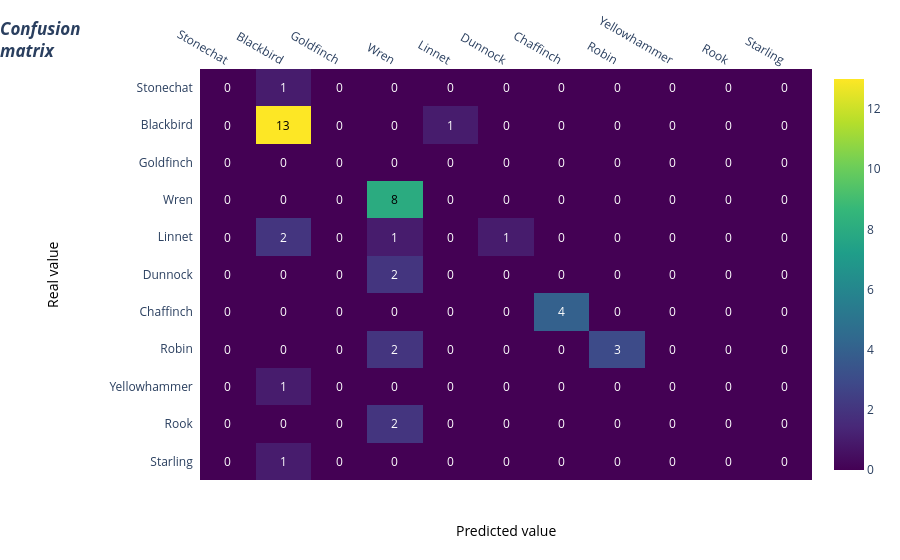

Notebook cell for this chart:
### Code cell
fig

### Figure 1 — Plotly figure (JSON) as saved in the notebook; plotly's stock layout.template omitted (floating-point values rounded to 4 significant figures)
{"data": [{"colorscale": [[0, "#440154"], [0.1111, "#482878"], [0.2222, "#3e4989"], [0.3333, "#31688e"], [0.4444, "#26828e"], [0.5556, "#1f9e89"], [0.6667, "#35b779"], [0.7778, "#6ece58"], [0.8889, "#b5de2b"], [1, "#fde725"]], "reversescale": false, "showscale": true, "type": "heatmap", "x": ["Stonechat", "Blackbird", "Goldfinch", "Wren", "Linnet", "Dunnock", "Chaffinch", "Robin", "Yellowhammer", "Rook", "Starling"], "y": ["Stonechat", "Blackbird", "Goldfinch", "Wren", "Linnet", "Dunnock", "Chaffinch", "Robin", "Yellowhammer", "Rook", "Starling"], "z": [[0, 1, 0, 0, 0, 0, 0, 0, 0, 0, 0], [0, 13, 0, 0, 1, 0, 0, 0, 0, 0, 0], [0, 0, 0, 0, 0, 0, 0, 0, 0, 0, 0], [0, 0, 0, 8, 0, 0, 0, 0, 0, 0, 0], [0, 2, 0, 1, 0, 1, 0, 0, 0, 0, 0], [0, 0, 0, 2, 0, 0, 0, 0, 0, 0, 0], [0, 0, 0, 0, 0, 0, 4, 0, 0, 0, 0], [0, 0, 0, 2, 0, 0, 0, 3, 0, 0, 0], [0, 1, 0, 0, 0, 0, 0, 0, 0, 0, 0], [0, 0, 0, 2, 0, 0, 0, 0, 0, 0, 0], [0, 1, 0, 0, 0, 0, 0, 0, 0, 0, 0]]}], "layout": {"annotations": [{"font": {"color": "#FFFFFF"}, "showarrow": false, "text": "0", "x": "Stonechat", "xref": "x", "y": "Stonechat", "yref": "y"}, {"font": {"color": "#FFFFFF"}, "showarrow": false, "text": "1", "x": "Blackbird", "xref": "x", "y": "Stonechat", "yref": "y"}, {"font": {"color": "#FFFFFF"}, "showarrow": false, "text": "0", "x": "Goldfinch", "xref": "x", "y": "Stonechat", "yref": "y"}, {"font": {"color": "#FFFFFF"}, "showarrow": false, "text": "0", "x": "Wren", "xref": "x", "y": "Stonechat", "yref": "y"}, {"font": {"color": "#FFFFFF"}, "showarrow": false, "text": "0", "x": "Linnet", "xref": "x", "y": "Stonechat", "yref": "y"}, {"font": {"color": "#FFFFFF"}, "showarrow": false, "text": "0", "x": "Dunnock", "xref": "x", "y": "Stonechat", "yref": "y"}, {"font": {"color": "#FFFFFF"}, "showarrow": false, "text": "0", "x": "Chaffinch", "xref": "x", "y": "Stonechat", "yref": "y"}, {"font": {"color": "#FFFFFF"}, "showarrow": false, "text": "0", "x": "Robin", "xref": "x", "y": "Stonechat", "yref": "y"}, {"font": {"color": "#FFFFFF"}, "showarrow": false, "text": "0", "x": "Yellowhammer", "xref": "x", "y": "Stonechat", "yref": "y"}, {"font": {"color": "#FFFFFF"}, "showarrow": false, "text": "0", "x": "Rook", "xref": "x", "y": "Stonechat", "yref": "y"}, {"font": {"color": "#FFFFFF"}, "showarrow": false, "text": "0", "x": "Starling", "xref": "x", "y": "Stonechat", "yref": "y"}, {"font": {"color": "#FFFFFF"}, "showarrow": false, "text": "0", "x": "Stonechat", "xref": "x", "y": "Blackbird", "yref": "y"}, {"font": {"color": "#000000"}, "showarrow": false, "text": "13", "x": "Blackbird", "xref": "x", "y": "Blackbird", "yref": "y"}, {"font": {"color": "#FFFFFF"}, "showarrow": false, "text": "0", "x": "Goldfinch", "xref": "x", "y": "Blackbird", "yref": "y"}, {"font": {"color": "#FFFFFF"}, "showarrow": false, "text": "0", "x": "Wren", "xref": "x", "y": "Blackbird", "yref": "y"}, {"font": {"color": "#FFFFFF"}, "showarrow": false, "text": "1", "x": "Linnet", "xref": "x", "y": "Blackbird", "yref": "y"}, {"font": {"color": "#FFFFFF"}, "showarrow": false, "text": "0", "x": "Dunnock", "xref": "x", "y": "Blackbird", "yref": "y"}, {"font": {"color": "#FFFFFF"}, "showarrow": false, "text": "0", "x": "Chaffinch", "xref": "x", "y": "Blackbird", "yref": "y"}, {"font": {"color": "#FFFFFF"}, "showarrow": false, "text": "0", "x": "Robin", "xref": "x", "y": "Blackbird", "yref": "y"}, {"font": {"color": "#FFFFFF"}, "showarrow": false, "text": "0", "x": "Yellowhammer", "xref": "x", "y": "Blackbird", "yref": "y"}, {"font": {"color": "#FFFFFF"}, "showarrow": false, "text": "0", "x": "Rook", "xref": "x", "y": "Blackbird", "yref": "y"}, {"font": {"color": "#FFFFFF"}, "showarrow": false, "text": "0", "x": "Starling", "xref": "x", "y": "Blackbird", "yref": "y"}, {"font": {"color": "#FFFFFF"}, "showarrow": false, "text": "0", "x": "Stonechat", "xref": "x", "y": "Goldfinch", "yref": "y"}, {"font": {"color": "#FFFFFF"}, "showarrow": false, "text": "0", "x": "Blackbird", "xref": "x", "y": "Goldfinch", "yref": "y"}, {"font": {"color": "#FFFFFF"}, "showarrow": false, "text": "0", "x": "Goldfinch", "xref": "x", "y": "Goldfinch", "yref": "y"}, {"font": {"color": "#FFFFFF"}, "showarrow": false, "text": "0", "x": "Wren", "xref": "x", "y": "Goldfinch", "yref": "y"}, {"font": {"color": "#FFFFFF"}, "showarrow": false, "text": "0", "x": "Linnet", "xref": "x", "y": "Goldfinch", "yref": "y"}, {"font": {"color": "#FFFFFF"}, "showarrow": false, "text": "0", "x": "Dunnock", "xref": "x", "y": "Goldfinch", "yref": "y"}, {"font": {"color": "#FFFFFF"}, "showarrow": false, "text": "0", "x": "Chaffinch", "xref": "x", "y": "Goldfinch", "yref": "y"}, {"font": {"color": "#FFFFFF"}, "showarrow": false, "text": "0", "x": "Robin", "xref": "x", "y": "Goldfinch", "yref": "y"}, {"font": {"color": "#FFFFFF"}, "showarrow": false, "text": "0", "x": "Yellowhammer", "xref": "x", "y": "Goldfinch", "yref": "y"}, {"font": {"color": "#FFFFFF"}, "showarrow": false, "text": "0", "x": "Rook", "xref": "x", "y": "Goldfinch", "yref": "y"}, {"font": {"color": "#FFFFFF"}, "showarrow": false, "text": "0", "x": "Starling", "xref": "x", "y": "Goldfinch", "yref": "y"}, {"font": {"color": "#FFFFFF"}, "showarrow": false, "text": "0", "x": "Stonechat", "xref": "x", "y": "Wren", "yref": "y"}, {"font": {"color": "#FFFFFF"}, "showarrow": false, "text": "0", "x": "Blackbird", "xref": "x", "y": "Wren", "yref": "y"}, {"font": {"color": "#FFFFFF"}, "showarrow": false, "text": "0", "x": "Goldfinch", "xref": "x", "y": "Wren", "yref": "y"}, {"font": {"color": "#000000"}, "showarrow": false, "text": "8", "x": "Wren", "xref": "x", "y": "Wren", "yref": "y"}, {"font": {"color": "#FFFFFF"}, "showarrow": false, "text": "0", "x": "Linnet", "xref": "x", "y": "Wren", "yref": "y"}, {"font": {"color": "#FFFFFF"}, "showarrow": false, "text": "0", "x": "Dunnock", "xref": "x", "y": "Wren", "yref": "y"}, {"font": {"color": "#FFFFFF"}, "showarrow": false, "text": "0", "x": "Chaffinch", "xref": "x", "y": "Wren", "yref": "y"}, {"font": {"color": "#FFFFFF"}, "showarrow": false, "text": "0", "x": "Robin", "xref": "x", "y": "Wren", "yref": "y"}, {"font": {"color": "#FFFFFF"}, "showarrow": false, "text": "0", "x": "Yellowhammer", "xref": "x", "y": "Wren", "yref": "y"}, {"font": {"color": "#FFFFFF"}, "showarrow": false, "text": "0", "x": "Rook", "xref": "x", "y": "Wren", "yref": "y"}, {"font": {"color": "#FFFFFF"}, "showarrow": false, "text": "0", "x": "Starling", "xref": "x", "y": "Wren", "yref": "y"}, {"font": {"color": "#FFFFFF"}, "showarrow": false, "text": "0", "x": "Stonechat", "xref": "x", "y": "Linnet", "yref": "y"}, {"font": {"color": "#FFFFFF"}, "showarrow": false, "text": "2", "x": "Blackbird", "xref": "x", "y": "Linnet", "yref": "y"}, {"font": {"color": "#FFFFFF"}, "showarrow": false, "text": "0", "x": "Goldfinch", "xref": "x", "y": "Linnet", "yref": "y"}, {"font": {"color": "#FFFFFF"}, "showarrow": false, "text": "1", "x": "Wren", "xref": "x", "y": "Linnet", "yref": "y"}, {"font": {"color": "#FFFFFF"}, "showarrow": false, "text": "0", "x": "Linnet", "xref": "x", "y": "Linnet", "yref": "y"}, {"font": {"color": "#FFFFFF"}, "showarrow": false, "text": "1", "x": "Dunnock", "xref": "x", "y": "Linnet", "yref": "y"}, {"font": {"color": "#FFFFFF"}, "showarrow": false, "text": "0", "x": "Chaffinch", "xref": "x", "y": "Linnet", "yref": "y"}, {"font": {"color": "#FFFFFF"}, "showarrow": false, "text": "0", "x": "Robin", "xref": "x", "y": "Linnet", "yref": "y"}, {"font": {"color": "#FFFFFF"}, "showarrow": false, "text": "0", "x": "Yellowhammer", "xref": "x", "y": "Linnet", "yref": "y"}, {"font": {"color": "#FFFFFF"}, "showarrow": false, "text": "0", "x": "Rook", "xref": "x", "y": "Linnet", "yref": "y"}, {"font": {"color": "#FFFFFF"}, "showarrow": false, "text": "0", "x": "Starling", "xref": "x", "y": "Linnet", "yref": "y"}, {"font": {"color": "#FFFFFF"}, "showarrow": false, "text": "0", "x": "Stonechat", "xref": "x", "y": "Dunnock", "yref": "y"}, {"font": {"color": "#FFFFFF"}, "showarrow": false, "text": "0", "x": "Blackbird", "xref": "x", "y": "Dunnock", "yref": "y"}, {"font": {"color": "#FFFFFF"}, "showarrow": false, "text": "0", "x": "Goldfinch", "xref": "x", "y": "Dunnock", "yref": "y"}, {"font": {"color": "#FFFFFF"}, "showarrow": false, "text": "2", "x": "Wren", "xref": "x", "y": "Dunnock", "yref": "y"}, {"font": {"color": "#FFFFFF"}, "showarrow": false, "text": "0", "x": "Linnet", "xref": "x", "y": "Dunnock", "yref": "y"}, {"font": {"color": "#FFFFFF"}, "showarrow": false, "text": "0", "x": "Dunnock", "xref": "x", "y": "Dunnock", "yref": "y"}, {"font": {"color": "#FFFFFF"}, "showarrow": false, "text": "0", "x": "Chaffinch", "xref": "x", "y": "Dunnock", "yref": "y"}, {"font": {"color": "#FFFFFF"}, "showarrow": false, "text": "0", "x": "Robin", "xref": "x", "y": "Dunnock", "yref": "y"}, {"font": {"color": "#FFFFFF"}, "showarrow": false, "text": "0", "x": "Yellowhammer", "xref": "x", "y": "Dunnock", "yref": "y"}, {"font": {"color": "#FFFFFF"}, "showarrow": false, "text": "0", "x": "Rook", "xref": "x", "y": "Dunnock", "yref": "y"}, {"font": {"color": "#FFFFFF"}, "showarrow": false, "text": "0", "x": "Starling", "xref": "x", "y": "Dunnock", "yref": "y"}, {"font": {"color": "#FFFFFF"}, "showarrow": false, "text": "0", "x": "Stonechat", "xref": "x", "y": "Chaffinch", "yref": "y"}, {"font": {"color": "#FFFFFF"}, "showarrow": false, "text": "0", "x": "Blackbird", "xref": "x", "y": "Chaffinch", "yref": "y"}, {"font": {"color": "#FFFFFF"}, "showarrow": false, "text": "0", "x": "Goldfinch", "xref": "x", "y": "Chaffinch", "yref": "y"}, {"font": {"color": "#FFFFFF"}, "showarrow": false, "text": "0", "x": "Wren", "xref": "x", "y": "Chaffinch", "yref": "y"}, {"font": {"color": "#FFFFFF"}, "showarrow": false, "text": "0", "x": "Linnet", "xref": "x", "y": "Chaffinch", "yref": "y"}, {"font": {"color": "#FFFFFF"}, "showarrow": false, "text": "0", "x": "Dunnock", "xref": "x", "y": "Chaffinch", "yref": "y"}, {"font": {"color": "#FFFFFF"}, "showarrow": false, "text": "4", "x": "Chaffinch", "xref": "x", "y": "Chaffinch", "yref": "y"}, {"font": {"color": "#FFFFFF"}, "showarrow": false, "text": "0", "x": "Robin", "xref": "x", "y": "Chaffinch", "yref": "y"}, {"font": {"color": "#FFFFFF"}, "showarrow": false, "text": "0", "x": "Yellowhammer", "xref": "x", "y": "Chaffinch", "yref": "y"}, {"font": {"color": "#FFFFFF"}, "showarrow": false, "text": "0", "x": "Rook", "xref": "x", "y": "Chaffinch", "yref": "y"}, {"font": {"color": "#FFFFFF"}, "showarrow": false, "text": "0", "x": "Starling", "xref": "x", "y": "Chaffinch", "yref": "y"}, {"font": {"color": "#FFFFFF"}, "showarrow": false, "text": "0", "x": "Stonechat", "xref": "x", "y": "Robin", "yref": "y"}, {"font": {"color": "#FFFFFF"}, "showarrow": false, "text": "0", "x": "Blackbird", "xref": "x", "y": "Robin", "yref": "y"}, {"font": {"color": "#FFFFFF"}, "showarrow": false, "text": "0", "x": "Goldfinch", "xref": "x", "y": "Robin", "yref": "y"}, {"font": {"color": "#FFFFFF"}, "showarrow": false, "text": "2", "x": "Wren", "xref": "x", "y": "Robin", "yref": "y"}, {"font": {"color": "#FFFFFF"}, "showarrow": false, "text": "0", "x": "Linnet", "xref": "x", "y": "Robin", "yref": "y"}, {"font": {"color": "#FFFFFF"}, "showarrow": false, "text": "0", "x": "Dunnock", "xref": "x", "y": "Robin", "yref": "y"}, {"font": {"color": "#FFFFFF"}, "showarrow": false, "text": "0", "x": "Chaffinch", "xref": "x", "y": "Robin", "yref": "y"}, {"font": {"color": "#FFFFFF"}, "showarrow": false, "text": "3", "x": "Robin", "xref": "x", "y": "Robin", "yref": "y"}, {"font": {"color": "#FFFFFF"}, "showarrow": false, "text": "0", "x": "Yellowhammer", "xref": "x", "y": "Robin", "yref": "y"}, {"font": {"color": "#FFFFFF"}, "showarrow": false, "text": "0", "x": "Rook", "xref": "x", "y": "Robin", "yref": "y"}, {"font": {"color": "#FFFFFF"}, "showarrow": false, "text": "0", "x": "Starling", "xref": "x", "y": "Robin", "yref": "y"}, {"font": {"color": "#FFFFFF"}, "showarrow": false, "text": "0", "x": "Stonechat", "xref": "x", "y": "Yellowhammer", "yref": "y"}, {"font": {"color": "#FFFFFF"}, "showarrow": false, "text": "1", "x": "Blackbird", "xref": "x", "y": "Yellowhammer", "yref": "y"}, {"font": {"color": "#FFFFFF"}, "showarrow": false, "text": "0", "x": "Goldfinch", "xref": "x", "y": "Yellowhammer", "yref": "y"}, {"font": {"color": "#FFFFFF"}, "showarrow": false, "text": "0", "x": "Wren", "xref": "x", "y": "Yellowhammer", "yref": "y"}, {"font": {"color": "#FFFFFF"}, "showarrow": false, "text": "0", "x": "Linnet", "xref": "x", "y": "Yellowhammer", "yref": "y"}, {"font": {"color": "#FFFFFF"}, "showarrow": false, "text": "0", "x": "Dunnock", "xref": "x", "y": "Yellowhammer", "yref": "y"}, {"font": {"color": "#FFFFFF"}, "showarrow": false, "text": "0", "x": "Chaffinch", "xref": "x", "y": "Yellowhammer", "yref": "y"}, {"font": {"color": "#FFFFFF"}, "showarrow": false, "text": "0", "x": "Robin", "xref": "x", "y": "Yellowhammer", "yref": "y"}, {"font": {"color": "#FFFFFF"}, "showarrow": false, "text": "0", "x": "Yellowhammer", "xref": "x", "y": "Yellowhammer", "yref": "y"}, {"font": {"color": "#FFFFFF"}, "showarrow": false, "text": "0", "x": "Rook", "xref": "x", "y": "Yellowhammer", "yref": "y"}, {"font": {"color": "#FFFFFF"}, "showarrow": false, "text": "0", "x": "Starling", "xref": "x", "y": "Yellowhammer", "yref": "y"}, {"font": {"color": "#FFFFFF"}, "showarrow": false, "text": "0", "x": "Stonechat", "xref": "x", "y": "Rook", "yref": "y"}, {"font": {"color": "#FFFFFF"}, "showarrow": false, "text": "0", "x": "Blackbird", "xref": "x", "y": "Rook", "yref": "y"}, {"font": {"color": "#FFFFFF"}, "showarrow": false, "text": "0", "x": "Goldfinch", "xref": "x", "y": "Rook", "yref": "y"}, {"font": {"color": "#FFFFFF"}, "showarrow": false, "text": "2", "x": "Wren", "xref": "x", "y": "Rook", "yref": "y"}, {"font": {"color": "#FFFFFF"}, "showarrow": false, "text": "0", "x": "Linnet", "xref": "x", "y": "Rook", "yref": "y"}, {"font": {"color": "#FFFFFF"}, "showarrow": false, "text": "0", "x": "Dunnock", "xref": "x", "y": "Rook", "yref": "y"}, {"font": {"color": "#FFFFFF"}, "showarrow": false, "text": "0", "x": "Chaffinch", "xref": "x", "y": "Rook", "yref": "y"}, {"font": {"color": "#FFFFFF"}, "showarrow": false, "text": "0", "x": "Robin", "xref": "x", "y": "Rook", "yref": "y"}, {"font": {"color": "#FFFFFF"}, "showarrow": false, "text": "0", "x": "Yellowhammer", "xref": "x", "y": "Rook", "yref": "y"}, {"font": {"color": "#FFFFFF"}, "showarrow": false, "text": "0", "x": "Rook", "xref": "x", "y": "Rook", "yref": "y"}, {"font": {"color": "#FFFFFF"}, "showarrow": false, "text": "0", "x": "Starling", "xref": "x", "y": "Rook", "yref": "y"}, {"font": {"color": "#FFFFFF"}, "showarrow": false, "text": "0", "x": "Stonechat", "xref": "x", "y": "Starling", "yref": "y"}, {"font": {"color": "#FFFFFF"}, "showarrow": false, "text": "1", "x": "Blackbird", "xref": "x", "y": "Starling", "yref": "y"}, {"font": {"color": "#FFFFFF"}, "showarrow": false, "text": "0", "x": "Goldfinch", "xref": "x", "y": "Starling", "yref": "y"}, {"font": {"color": "#FFFFFF"}, "showarrow": false, "text": "0", "x": "Wren", "xref": "x", "y": "Starling", "yref": "y"}, {"font": {"color": "#FFFFFF"}, "showarrow": false, "text": "0", "x": "Linnet", "xref": "x", "y": "Starling", "yref": "y"}, {"font": {"color": "#FFFFFF"}, "showarrow": false, "text": "0", "x": "Dunnock", "xref": "x", "y": "Starling", "yref": "y"}, {"font": {"color": "#FFFFFF"}, "showarrow": false, "text": "0", "x": "Chaffinch", "xref": "x", "y": "Starling", "yref": "y"}, {"font": {"color": "#FFFFFF"}, "showarrow": false, "text": "0", "x": "Robin", "xref": "x", "y": "Starling", "yref": "y"}, {"font": {"color": "#FFFFFF"}, "showarrow": false, "text": "0", "x": "Yellowhammer", "xref": "x", "y": "Starling", "yref": "y"}, {"font": {"color": "#FFFFFF"}, "showarrow": false, "text": "0", "x": "Rook", "xref": "x", "y": "Starling", "yref": "y"}, {"font": {"color": "#FFFFFF"}, "showarrow": false, "text": "0", "x": "Starling", "xref": "x", "y": "Starling", "yref": "y"}, {"font": {"color": "black", "size": 14}, "showarrow": false, "text": "Predicted value", "x": 0.5, "xref": "paper", "y": -0.15, "yref": "paper"}, {"font": {"color": "black", "size": 14}, "showarrow": false, "text": "Real value", "textangle": -90, "x": -0.26, "xref": "paper", "y": 0.5, "yref": "paper"}], "margin": {"l": 200, "t": 50}, "title": {"text": "<i><b>Confusion<br>matrix</b></i>", "x": 0}, "xaxis": {"dtick": 1, "gridcolor": "rgb(0, 0, 0)", "side": "top", "ticks": ""}, "yaxis": {"autorange": "reversed", "dtick": 1, "ticks": "", "ticksuffix": "  "}}}
